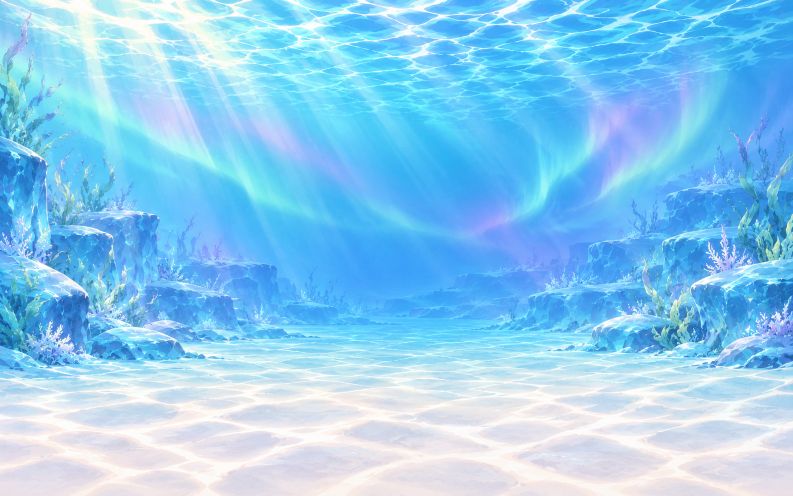
#> input picture docs/aquarium/expansion-v1/masters/tank_aurora.png, 1586 x 992 px (shown at 1/2 size); its folder holds only this picture in this run
$ python export_aquarium_scenery.py
#> lines starting #> are read from the running program, lines starting #| are printed output that depends on the picture
#!/usr/bin/env python3
"""Author GPT / Codex; original plugin (C) 2026 Carinoasd.
Deterministic crop/size/format export only; source PNG art generated with imagegen.
"""
from pathlib import Path
from PIL import Image

ROOT=Path(__file__).resolve().parents[1]
SOURCE=ROOT/'docs/aquarium/expansion-v1/masters'
OUT=ROOT/'source/plugin/gamecenter/games/aquarium/assets/background/expansion-v1'

def main():
 OUT.mkdir(parents=True,exist_ok=True)
 for path in sorted(SOURCE.glob('tank_*.png')):
  im=Image.open(path).convert('RGB');w,h=im.size
#> in main, im is the input picture: PIL image 1586x992 RGB; mean R, G, B 140.6, 203.5, 241.4
#> after `w, h = im.size`: w = 1586; h = 992
  if w/h>1.6:
   tw=round(h*1.6);box=((w-tw)//2,0,(w+tw)//2,h)
  else:
   th=round(w/1.6);box=(0,(h-th)//2,w,(h+th)//2)
#> after `th = round(w / 1.6)`: th = 991
#> after `box = (0, (h - th) // 2, w, (h + th) // 2)`: box = (0, 0, 1586, 991)
  im=im.crop(box)
#> im: PIL image 1586x991 RGB
  for suffix,size,q in [('',(1536,960),88),('_mobile',(768,480),85),('_thumb',(320,200),85)]:
   im.resize(size,Image.Resampling.LANCZOS).save(OUT/(path.stem+suffix+'.webp'),'WEBP',quality=q,method=6)
#> this loop made 3 passes
#> pass 2, in main, `im.resize(size,Image.Resampling.LANCZOS).save(OUT/(path.stem+suffix+'...`:
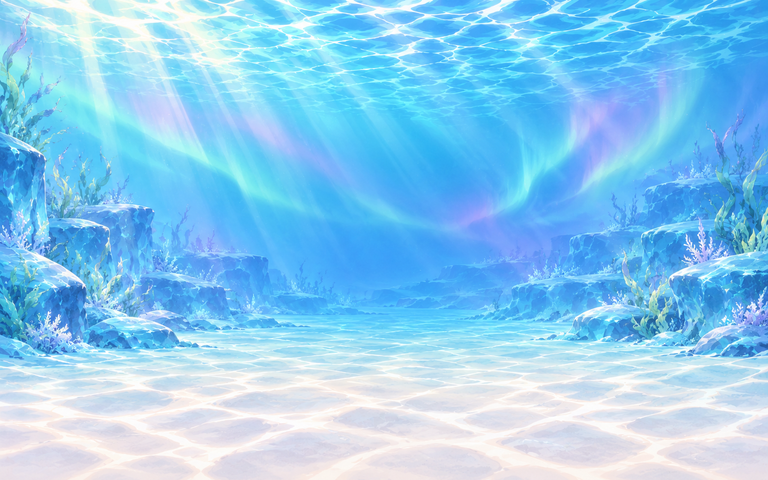
#> saved as tank_aurora_mobile.webp: PIL image 768x480 RGB; mean R, G, B 140.5, 203.5, 241.4

if __name__=='__main__':main()

$ run again, on docs/aquarium/expansion-v1/masters/tank_coral.png
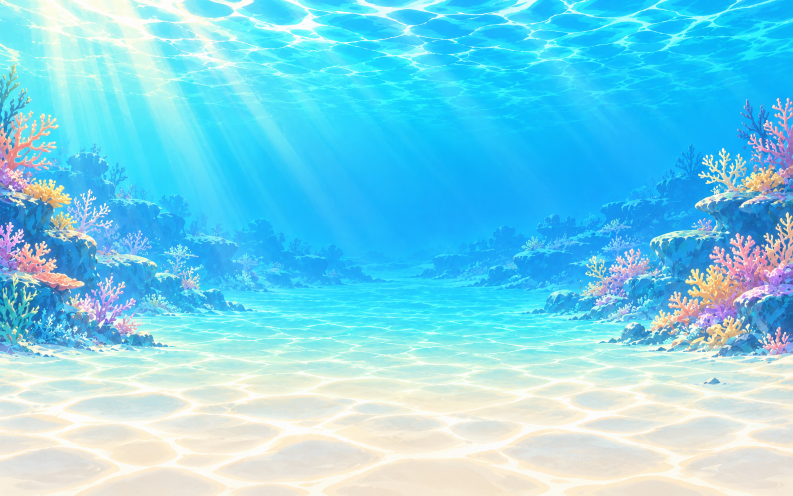
#> input picture docs/aquarium/expansion-v1/masters/tank_coral.png, 1586 x 992 px (shown at 1/2 size)
#> in main, im is the input picture: PIL image 1586x992 RGB; mean R, G, B 123.4, 211.1, 234.3
#> im: PIL image 1586x991 RGB
#> the loop in main, `for suffix,size,q in [('',(1536,960),88),('_mobile',(768,480),85),('_t..` made 3 passes
#> pass 1, in main, `im.resize(size,Image.Resampling.LANCZOS).save(OUT/(path.stem+suffix+'...`:
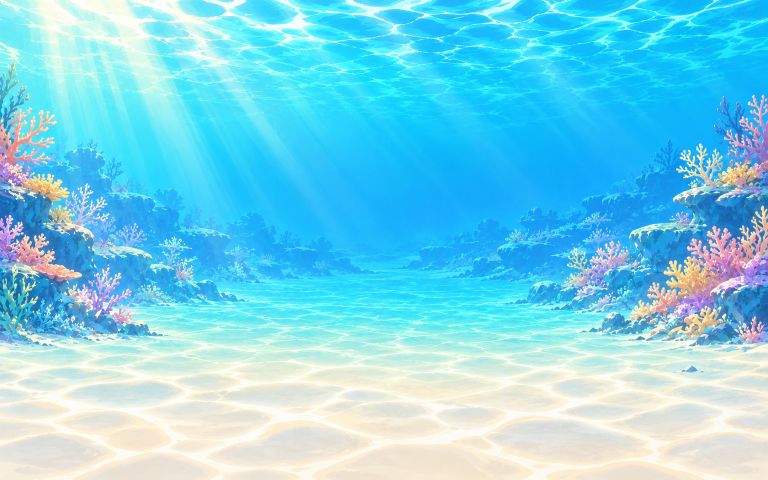
#> saved as tank_coral.webp: PIL image 1536x960 RGB (shown at 1/2 size); mean R, G, B 123.2, 211, 234.3
#> pass 2, in main, `im.resize(size,Image.Resampling.LANCZOS).save(OUT/(path.stem+suffix+'...`:
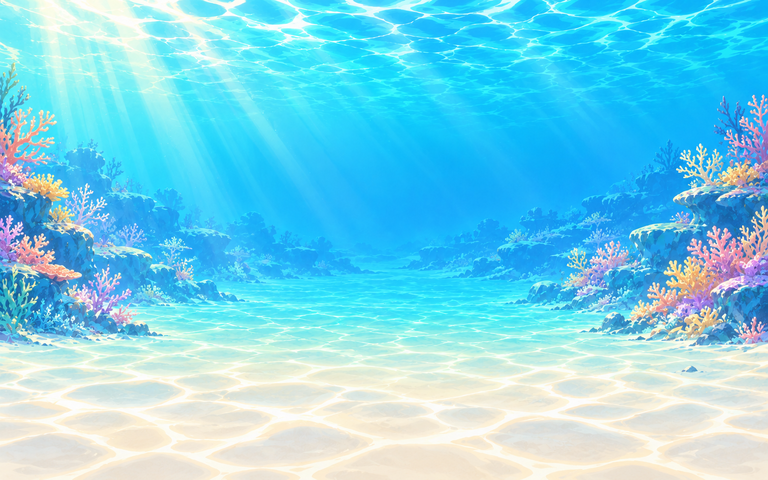
#> saved as tank_coral_mobile.webp: PIL image 768x480 RGB; mean R, G, B 123.2, 211, 234.3

$ run again, on docs/aquarium/expansion-v1/masters/tank_sakura.png
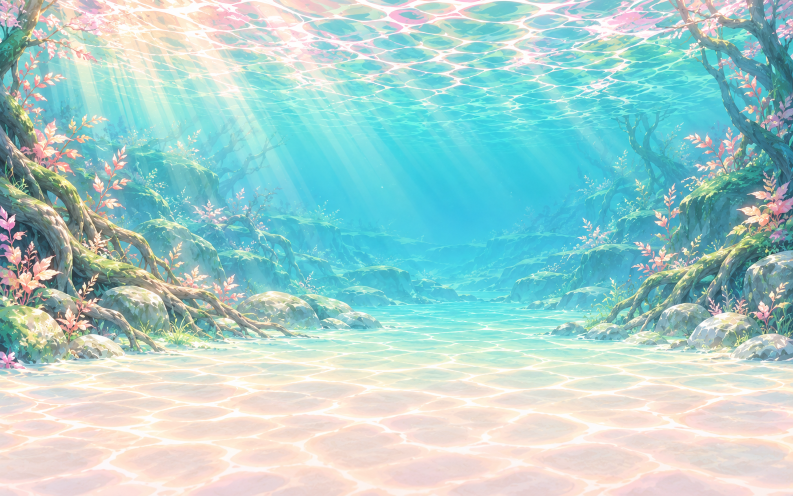
#> input picture docs/aquarium/expansion-v1/masters/tank_sakura.png, 1586 x 992 px (shown at 1/2 size)
#> in main, im is the input picture: PIL image 1586x992 RGB; mean R, G, B 167.3, 207.2, 204.6
#> im: PIL image 1586x991 RGB
#> the loop in main, `for suffix,size,q in [('',(1536,960),88),('_mobile',(768,480),85),('_t..` made 3 passes
#> pass 2, in main, `im.resize(size,Image.Resampling.LANCZOS).save(OUT/(path.stem+suffix+'...`:
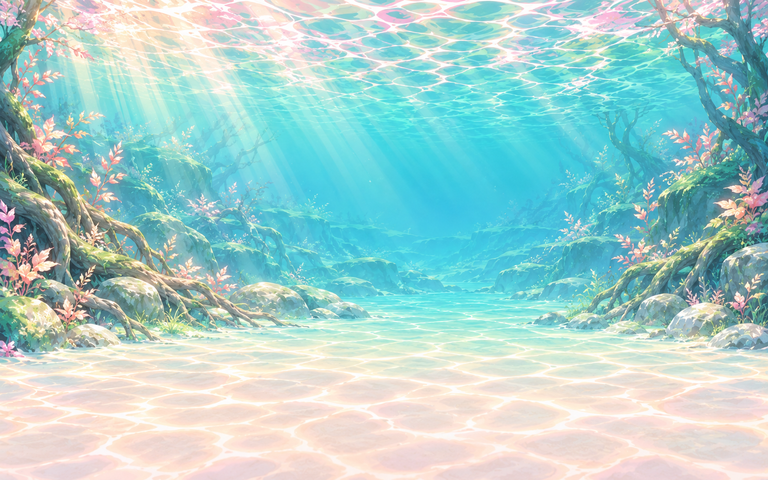
#> saved as tank_sakura_mobile.webp: PIL image 768x480 RGB; mean R, G, B 167.2, 207.1, 204.5
